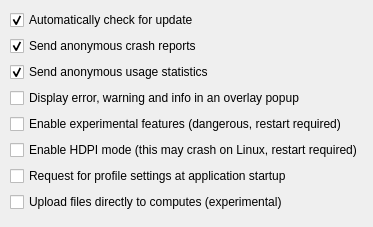
     <widget class="QWidget" name="uiMiscTab">
      <attribute name="title">
       <string>Miscellaneous</string>
      </attribute>
      <layout class="QVBoxLayout" name="verticalLayout_2">
       <property name="margin">
        <number>10</number>
       </property>
       <item>
        <widget class="QCheckBox" name="uiCheckForUpdateCheckBox">
         <property name="text">
          <string>Automatically check for update</string>
         </property>
         <property name="checked">
          <bool>true</bool>
         </property>
        </widget>
       </item>
       <item>
        <widget class="QCheckBox" name="uiCrashReportCheckBox">
         <property name="text">
          <string>Send anonymous crash reports</string>
         </property>
         <property name="checked">
          <bool>true</bool>
         </property>
        </widget>
       </item>
       <item>
        <widget class="QCheckBox" name="uiStatsCheckBox">
         <property name="text">
          <string>Send anonymous usage statistics</string>
         </property>
         <property name="checked">
          <bool>true</bool>
         </property>
        </widget>
       </item>
       <item>
        <widget class="QCheckBox" name="uiOverlayNotificationsCheckBox">
         <property name="text">
          <string>Display error, warning and info in an overlay popup</string>
         </property>
        </widget>
       </item>
       <item>
        <widget class="QCheckBox" name="uiExperimentalFeaturesCheckBox">
         <property name="text">
          <string>Enable experimental features (dangerous, restart required)</string>
         </property>
        </widget>
       </item>
       <item>
        <widget class="QCheckBox" name="uiHdpiCheckBox">
         <property name="text">
          <string>Enable HDPI mode (this may crash on Linux, restart required)</string>
         </property>
        </widget>
       </item>
       <item>
        <widget class="QCheckBox" name="uiMultiProfilesCheckBox">
         <property name="text">
          <string>Request for profile settings at application startup</string>
         </property>
        </widget>
       </item>
       <item>
        <widget class="QCheckBox" name="uiDirectFileUpload">
         <property name="toolTip">
          <string>Experimental, requires computes visibility from GUI network</string>
         </property>
         <property name="text">
          <string>Upload files directly to computes (experimental)</string>
         </property>
        </widget>
       </item>
       <item>
        <spacer name="verticalSpacer">
         <property name="orientation">
          <enum>Qt::Vertical</enum>
         </property>
         <property name="sizeHint" stdset="0">
          <size>
           <width>20</width>
           <height>5</height>
          </size>
         </property>
        </spacer>
       </item>
      </layout>
     </widget>
